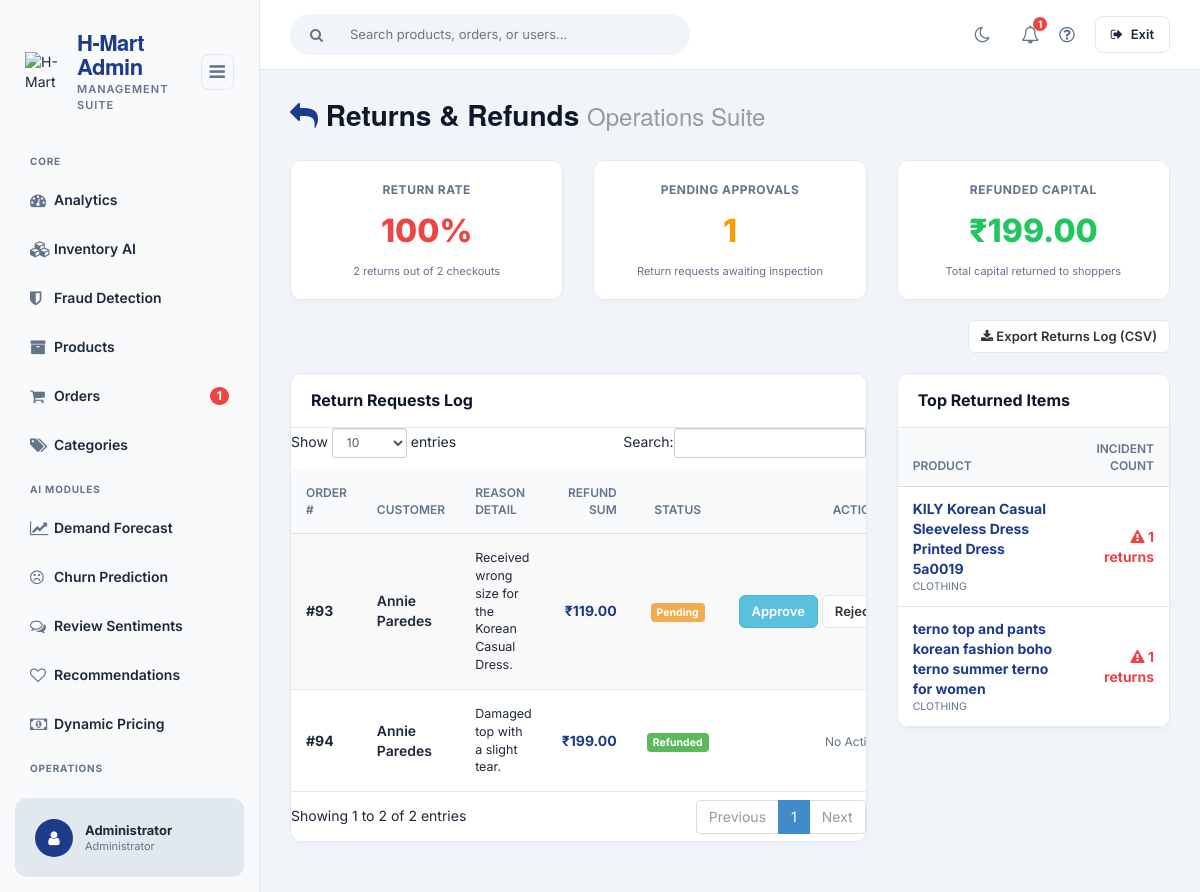
/admin/returns_refunds/index.php (signed in), run on the app's committed database.
### tables this page shows
CREATE TABLE IF NOT EXISTS `returns` (
  `return_id` INT AUTO_INCREMENT PRIMARY KEY,
  `customer_id` INT NOT NULL,
  `order_number` INT NOT NULL,
  `return_status` VARCHAR(20) DEFAULT 'Pending',
  `request_date` DATETIME DEFAULT CURRENT_TIMESTAMP,
  `reason_summary` VARCHAR(255) NOT NULL,
  `refund_amount` DOUBLE NOT NULL,
  INDEX (`customer_id`),
  INDEX (`order_number`)
);

### admin/returns_refunds/index.php (called while the page is built, shortened)
<?php
require_once("../theme/templates.php");
?>

### backend/include/database.php (called while the page is built, shortened)
<?php
class Database {
	var $sql_string = '';
	private $conn;
	public function open_connection() {
		$this->conn = mysqli_connect(server,user,pass);
		if(!$this->conn){
			echo "Problem in database connection! Contact administrator!";
			exit();
		}else{
			$db_select = mysqli_select_db($this->conn,database_name);
		}
	}
	function setQuery($sql='') {
		$this->sql_string=$sql;
	}
	function executeQuery() {
		$result = mysqli_query($this->conn,$this->sql_string);
		return $result;
	}
	private function confirm_query($result) {
		return $result;
	}
	function loadResultList( $key='' ) {
		$cur = $this->executeQuery();
		$array = array();
		if ($cur) {
			while ($row = mysqli_fetch_object($cur)) {
				if ($key) {
					$array[$row->$key] = $row;
				} else {
					$array[] = $row;
				}
			}
		}
		return $array;
	}
	function loadSingleResult() {
		$cur = $this->executeQuery();
		if ($cur) {
			while ($row = mysqli_fetch_object($cur)) {
				return $data = $row;
			}
		}
		return null;
	}
}
$mydb = new Database();
?>

### admin/returns_refunds/view.php (the view, shortened to what this page needs)
<?php
global $mydb;
$mydb->setQuery("
    SELECT r.*, CONCAT(c.FNAME, ' ', c.LNAME) as customer_name, c.EMAILADD, rf.refund_status, rf.transaction_reference
    FROM `returns` r
    JOIN `tblcustomer` c ON r.customer_id = c.CUSTOMERID
    LEFT JOIN `refunds` rf ON r.return_id = rf.return_id
    ORDER BY r.request_date DESC
");
$returns = $mydb->loadResultList();
$mydb->setQuery("
    SELECT p.PRODESC, c.CATEGORIES, COUNT(*) as return_count
    FROM `return_items` ri
    JOIN `tblproduct` p ON ri.product_id = p.PROID
    JOIN `tblcategory` c ON p.CATEGID = c.CATEGID
    GROUP BY p.PROID
    ORDER BY return_count DESC
    LIMIT 5
");
$topReturned = $mydb->loadResultList();
$mydb->setQuery("SELECT COUNT(*) as total_orders FROM `tblsummary` WHERE `ORDEREDSTATS` != 'Cancelled'");
$orderStats = $mydb->loadSingleResult();
$totalOrders = $orderStats ? (int)$orderStats->total_orders : 1;
$totalReturnsCount = count($returns);
$returnRate = $totalOrders > 0 ? round(($totalReturnsCount / $totalOrders) * 100, 1) : 0;
$pendingReturns = 0;
$totalRefundedAmt = 0.0;
foreach ($returns as $r) {
    if ($r->return_status === 'Pending') $pendingReturns++;
    if ($r->return_status === 'Refunded') $totalRefundedAmt += $r->refund_amount;
}
?>
<div class="row">
    <div class="col-lg-12">
        <h1 class="page-header"><i class="fa fa-reply" style="color:var(--primary-light);"></i> Returns & Refunds <small>Operations Suite</small></h1>
    </div>
</div>
<div class="row">
    <div class="col-md-4">
        <div class="panel panel-default text-center" style="border-radius:12px; overflow:hidden;">
            <div class="panel-body" style="background:var(--card-bg); color:var(--text-main); padding:20px;">
                <div style="font-size:12px; text-transform:uppercase; color:var(--text-muted); font-weight:700; letter-spacing:0.5px;">Return Rate</div>
                <div style="font-size:32px; font-weight:800; color:#ef4444; margin:10px 0;"><?php echo $returnRate; ?>%</div>
                <div style="font-size:11px; color:var(--text-muted);"><?php echo $totalReturnsCount; ?> returns out of <?php echo $totalOrders; ?> checkouts</div>
            </div>
        </div>
    </div>
    <div class="col-md-4">
        <div class="panel panel-default text-center" style="border-radius:12px; overflow:hidden;">
            <div class="panel-body" style="background:var(--card-bg); color:var(--text-main); padding:20px;">
                <div style="font-size:12px; text-transform:uppercase; color:var(--text-muted); font-weight:700; letter-spacing:0.5px;">Pending Approvals</div>
                <div style="font-size:32px; font-weight:800; color:#f59e0b; margin:10px 0;"><?php echo $pendingReturns; ?></div>
                <div style="font-size:11px; color:var(--text-muted);">Return requests awaiting inspection</div>
            </div>
        </div>
    </div>
    <div class="col-md-4">
        <div class="panel panel-default text-center" style="border-radius:12px; overflow:hidden;">
            <div class="panel-body" style="background:var(--card-bg); color:var(--text-main); padding:20px;">
                <div style="font-size:12px; text-transform:uppercase; color:var(--text-muted); font-weight:700; letter-spacing:0.5px;">Refunded Capital</div>
                <div style="font-size:32px; font-weight:800; color:#22c55e; margin:10px 0;">₹<?php echo number_format($totalRefundedAmt, 2); ?></div>
                <div style="font-size:11px; color:var(--text-muted);">Total capital returned to shoppers</div>
            </div>
        </div>
    </div>
</div>
<div class="row" style="margin-bottom:20px;">
    <div class="col-md-12 text-right">
        <a href="index.php?action=export" class="btn btn-default" style="border-radius:6px; border-color:var(--border-color); font-weight:600;">
            <i class="fa fa-download"></i> Export Returns Log (CSV)
        </a>
    </div>
</div>
<div class="row">
    <div class="col-md-8">
        <div class="panel panel-default" style="border-radius:12px; overflow:hidden;">
            <div class="panel-heading" style="font-weight:700; background:var(--card-header-bg); border-bottom:1px solid var(--border-color); color:var(--primary);">
                Return Requests Log
            </div>
            <div class="panel-body" style="background:var(--card-bg); padding:0;">
                <div class="table-responsive">
                    <table class="table table-hover table-striped" id="dash-table" style="margin:0; font-size:13.5px;">
                        <thead>
                            <tr style="background:var(--table-header-bg); border-bottom:1px solid var(--border-color);">
                                <th style="font-weight:600; padding:15px;">Order #</th>
                                <th style="font-weight:600; padding:15px;">Customer</th>
                                <th style="font-weight:600; padding:15px;">Reason Detail</th>
                                <th style="font-weight:600; padding:15px; text-align:right;">Refund Sum</th>
                                <th style="font-weight:600; padding:15px; text-align:center;">Status</th>
                                <th style="font-weight:600; padding:15px; text-align:right; width:150px;">Actions</th>
                            </tr>
                        </thead>
                        <tbody>
                            <?php foreach ($returns as $r) {
                                $statusLbl = 'label-warning';
                                if ($r->return_status === 'Refunded') $statusLbl = 'label-success';
                                elseif ($r->return_status === 'Approved') $statusLbl = 'label-info';
                                elseif ($r->return_status === 'Rejected') $statusLbl = 'label-danger';
                            ?>
                                <tr style="border-bottom:1px solid var(--border-color);">
                                    <td style="padding:15px; font-weight:700;">#<?php echo $r->order_number; ?></td>
                                    <td style="padding:15px;">
                                        <div style="font-weight:600;"><?php echo htmlspecialchars($r->customer_name); ?></div>
                                    </td>
                                    <td style="padding:15px; font-size:12.5px;"><?php echo htmlspecialchars($r->reason_summary); ?></td>
                                    <td style="padding:15px; text-align:right; font-weight:700; color:var(--primary-light);">
                                        ₹<?php echo number_format($r->refund_amount, 2); ?>
                                    </td>
                                    <td style="padding:15px; text-align:center; vertical-align:middle;">
                                        <span class="label <?php echo $statusLbl; ?>" style="font-size:10.5px; padding:3px 6px; border-radius:4px;"><?php echo $r->return_status; ?></span>
                                    </td>
                                    <td style="padding:15px; text-align:right; vertical-align:middle;">
                                        <?php if ($r->return_status === 'Pending') { ?>
                                            <div style="display:flex; justify-content:flex-end; gap:4px;">
                                                <a href="index.php?action=approve&id=<?php echo $r->return_id; ?>" class="btn btn-info btn-xs" style="font-weight:600;">Approve</a>
                                                <a href="index.php?action=reject&id=<?php echo $r->return_id; ?>" class="btn btn-default btn-xs" style="font-weight:600; border-color:var(--border-color);">Reject</a>
                                            </div>
                                        <?php } elseif ($r->return_status === 'Approved' && $r->refund_status === 'Pending') { ?>
                                            <a href="index.php?action=refund&id=<?php echo $r->return_id; ?>" class="btn btn-success btn-xs" style="font-weight:600;">
                                                <i class="fa fa-check"></i> Complete Refund
                                            </a>
                                        <?php } else { ?>
                                            <span style="color:var(--text-muted); font-size:12px;">No Actions</span>
                                        <?php } ?>
                                    </td>
                                </tr>
                            <?php } ?>
                        </tbody>
                    </table>
                </div>
            </div>
        </div>
    </div>
    <div class="col-md-4">
        <div class="panel panel-default" style="border-radius:12px; overflow:hidden;">
            <div class="panel-heading" style="font-weight:700; background:var(--card-header-bg); border-bottom:1px solid var(--border-color); color:var(--primary);">
                Top Returned Items
            </div>
            <div class="panel-body" style="background:var(--card-bg); padding:0;">
                <div class="table-responsive">
                    <table class="table table-hover" style="margin:0; font-size:13px;">
                        <thead>
                            <tr style="background:var(--table-header-bg); border-bottom:1px solid var(--border-color);">
                                <th style="font-weight:600; padding:12px 15px;">Product</th>
                                <th style="font-weight:600; padding:12px 15px; text-align:right;">Incident Count</th>
                            </tr>
                        </thead>
                        <tbody>
                            <?php if (empty($topReturned)) { ?>
                                <tr>
                                    <td colspan="2" class="text-center" style="color:var(--text-muted); padding:30px;">No returned items registered.</td>
                                </tr>
                            <?php } else { ?>
                                <?php foreach ($topReturned as $tr) { ?>
                                    <tr style="border-bottom:1px solid var(--border-color);">
                                        <td style="padding:12px 15px;">
                                            <div style="font-weight:700; color:var(--primary-light);"><?php echo htmlspecialchars($tr->PRODESC); ?></div>
                                            <div style="font-size:10.5px; color:var(--text-muted);"><?php echo htmlspecialchars($tr->CATEGORIES); ?></div>
                                        </td>
                                        <td style="padding:12px 15px; text-align:right; font-weight:700; color:#ef4444; vertical-align:middle;">
                                            <i class="fa fa-warning"></i> <?php echo $tr->return_count; ?> returns
                                        </td>
                                    </tr>
                                <?php } ?>
                            <?php } ?>
                        </tbody>
                    </table>
                </div>
            </div>
        </div>
    </div>
</div>

### admin/theme/templates.php (style rules this page uses)
:root { --primary: #0f172a; --primary-light: #1e3a8a; --sidebar-bg: #f8fafc; --bg-color: #f1f5f9; --text-main: #1e293b; --text-muted: #64748b; --border-color: #e2e8f0; --card-bg: #ffffff; --card-header-bg: #ffffff; --hover-bg: #e2e8f0; --table-header-bg: #f8fafc; --shadow: 0 4px 6px rgba(0,0,0,0.02); }
body { font-family: 'Inter', sans-serif; background-color: var(--bg-color); margin: 0; padding: 0; color: var(--text-main); overflow-x: hidden; }
.admin-content-wrapper .panel { border: 1px solid var(--border-color); border-radius: 12px; box-shadow: var(--shadow); background: var(--card-bg); overflow: hidden; }
.admin-content-wrapper .panel-default > .panel-heading { background: var(--card-header-bg); border-bottom: 1px solid var(--border-color); padding: 15px 20px; font-weight: 700; color: var(--primary); font-size: 16px; }
.admin-content-wrapper .table { margin-bottom: 0; }
.admin-content-wrapper .table th { border-bottom-width: 1px; color: var(--text-muted); font-weight: 600; font-size: 12px; text-transform: uppercase; padding: 15px; }
.admin-content-wrapper .table td { vertical-align: middle; padding: 15px; font-size: 14px; border-color: var(--border-color); }
.admin-content-wrapper .btn { border-radius: 6px; font-weight: 500; font-size: 13px; padding: 6px 12px; }
.page-header { margin-top: 0; border-bottom: none; font-weight: 800; color: var(--primary); font-size: 28px; }

### data on the page
returns: order_number "93", customer_name "Annie Paredes", reason_summary "Received wrong size for the Korean Casual Dress.", refund_amount "119.00", return_status "Pending"
returns: order_number "94", customer_name "Annie Paredes", reason_summary "Damaged top with a slight tear.", refund_amount "199.00", return_status "Refunded", shows "No…"

### other printed values
$res "1"
$_SESSION['U_NAME'] "Administrator"
$_SESSION['U_ROLE'] "Administrator"
$returnRate "100"
$totalReturnsCount "2"
$totalOrders "2"
$pendingReturns "1"
$totalRefundedAmt "199.00"
$tr->PRODESC "KILY Korean Casual Sleeveless Dress Printed Dress 5a0019"
$tr->CATEGORIES "CLOTHING"
$tr->return_count "1"
$tr->PRODESC "terno top and pants korean fashion boho terno summer terno for women"
